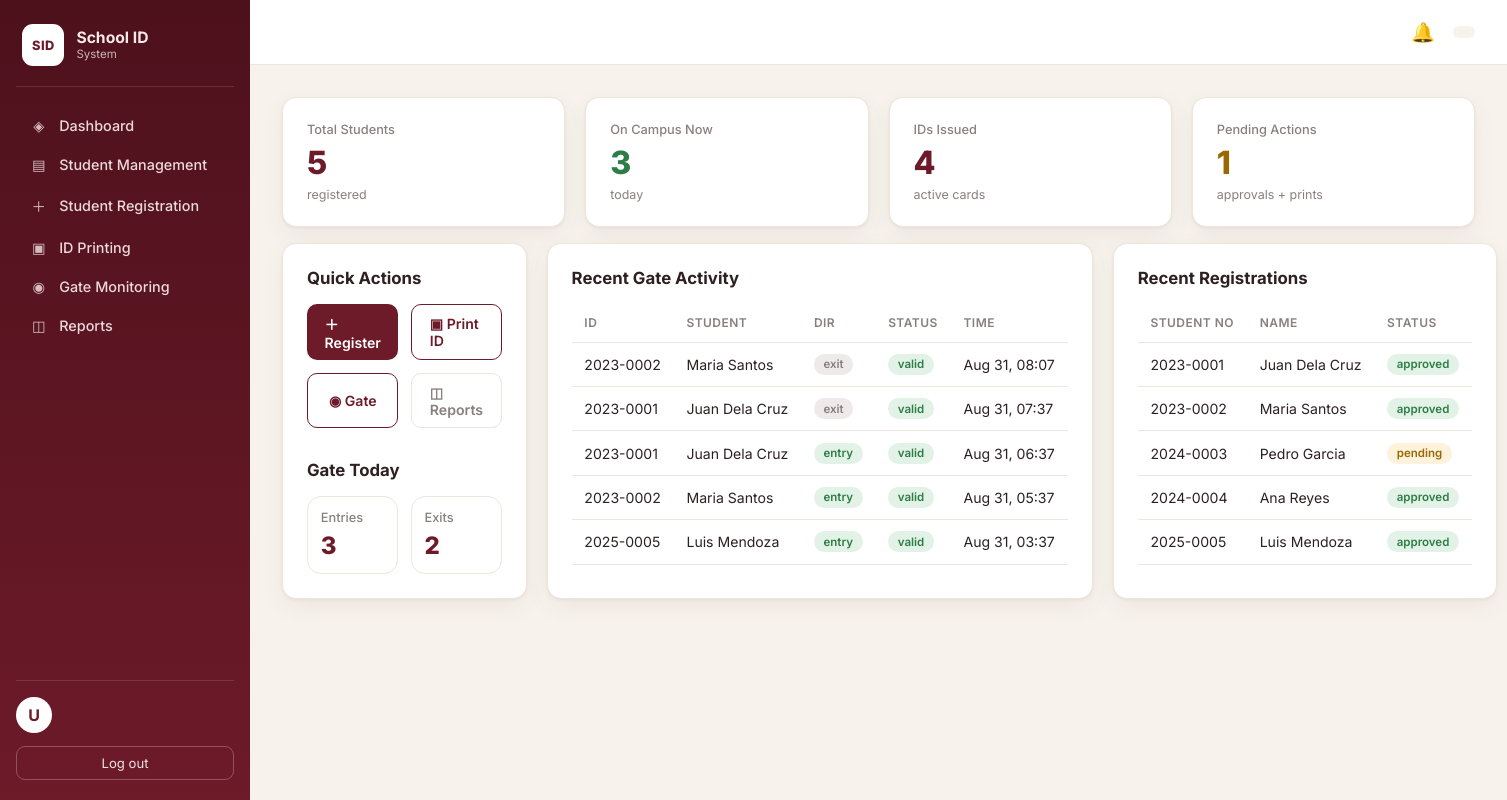
/dashboard.php (signed in), run on the app's committed database.
### tables this page shows
CREATE TABLE IF NOT EXISTS gate_logs (
  id            INT AUTO_INCREMENT PRIMARY KEY,
  student_id    INT NOT NULL,
  id_number     VARCHAR(30) NOT NULL,
  direction     ENUM('entry','exit') NOT NULL,
  scanned_at    TIMESTAMP DEFAULT CURRENT_TIMESTAMP,
  guard_id      INT,
  status        ENUM('valid','invalid','expired','blocked','unauthorized') NOT NULL DEFAULT 'valid',
  CONSTRAINT fk_log_student FOREIGN KEY (student_id) REFERENCES students(id)
                    ON DELETE CASCADE
);

CREATE TABLE IF NOT EXISTS students (
  id            INT AUTO_INCREMENT PRIMARY KEY,
  student_no    VARCHAR(30) NOT NULL UNIQUE,
  full_name     VARCHAR(150) NOT NULL,
  email         VARCHAR(150),
  phone         VARCHAR(30),
  course        VARCHAR(100),
  year_level    VARCHAR(20),
  section       VARCHAR(50),
  address       VARCHAR(255),
  photo_path    VARCHAR(255) DEFAULT NULL,
  status        ENUM('pending','approved','rejected') NOT NULL DEFAULT 'pending',
  registered_by INT,
  created_at    TIMESTAMP DEFAULT CURRENT_TIMESTAMP,
  CONSTRAINT fk_student_reg FOREIGN KEY (registered_by) REFERENCES users(id)
                    ON DELETE SET NULL
);

### includes/functions.php (called while the page is built, shortened)
<?php
require_once __DIR__ . '/config.php';
function e(?string $value): string
{
    return htmlspecialchars((string)$value, ENT_QUOTES, 'UTF-8');
}

### includes/config.php (called while the page is built, shortened)
<?php
function db(): PDO
{
    static $pdo = null;
    if ($pdo === null) {
        $dsn = 'mysql:host=' . DB_HOST . ';port=' . DB_PORT . ';dbname=' . DB_NAME . ';charset=utf8mb4';
        $pdo = new PDO($dsn, DB_USER, DB_PASS, [
            PDO::ATTR_ERRMODE => PDO::ERRMODE_EXCEPTION,
            PDO::ATTR_DEFAULT_FETCH_MODE => PDO::FETCH_ASSOC,
            PDO::ATTR_EMULATE_PREPARES => false,
        ]);
    }
    return $pdo;
}

### includes/auth.php (called while the page is built, shortened)
<?php
require_once __DIR__ . '/config.php';
function is_logged_in(): bool
{
    return isset($_SESSION['user_id']);
}
function current_user(): ?array
{
    $stmt = db()->prepare('SELECT * FROM users WHERE id = ?');
    $stmt->execute([$_SESSION['user_id']]);
    $cached = $stmt->fetch() ?: null;
    return $cached;
}
function require_login(): array
{
    return current_user();
}

### public/dashboard.php (the view, shortened to what this page needs)
<?php
require_once __DIR__ . '/../includes/auth.php';
require_once __DIR__ . '/../includes/functions.php';
$user = require_login();
$students_total   = (int)db()->query('SELECT COUNT(*) c FROM students')->fetch()['c'];
$students_in_campus = (int)db()->query("SELECT COUNT(DISTINCT student_id) c FROM gate_logs WHERE direction='entry' AND DATE(scanned_at)=CURDATE()")->fetch()['c'];
$ids_issued     = (int)db()->query('SELECT COUNT(*) c FROM school_ids')->fetch()['c'];
$pending_req    = (int)db()->query("SELECT COUNT(*) c FROM id_requests WHERE status='pending'")->fetch()['c'];
$pending_appr   = (int)db()->query("SELECT COUNT(*) c FROM students WHERE status='pending'")->fetch()['c'];
$today_entries  = (int)db()->query("SELECT COUNT(*) c FROM gate_logs WHERE direction='entry' AND DATE(scanned_at)=CURDATE()")->fetch()['c'];
$today_exits    = (int)db()->query("SELECT COUNT(*) c FROM gate_logs WHERE direction='exit' AND DATE(scanned_at)=CURDATE()")->fetch()['c'];
$recent = db()->query("SELECT gl.id_number, s.full_name, gl.direction, gl.status, gl.scanned_at
                       FROM gate_logs gl JOIN students s ON s.id = gl.student_id
                       ORDER BY gl.scanned_at DESC LIMIT 8")->fetchAll();
$recent_reg = db()->query("SELECT student_no, full_name, course, status, created_at FROM students
                           ORDER BY created_at DESC LIMIT 6")->fetchAll();
$role = $user['role'];
$can_register  = in_array($role, ['admin','registrar','id_staff'], true);
$can_gate      = in_array($role, ['admin','security_guard'], true);
$can_print     = in_array($role, ['admin','id_staff'], true);
include __DIR__ . '/../includes/header.php';
?>
<div class="grid grid-4 mb-1">
  <div class="card stat"><span class="label">Total Students</span><span class="value"><?= $students_total ?></span><span class="sub">registered</span></div>
  <div class="card stat"><span class="label">On Campus Now</span><span class="value" style="color:var(--green)"><?= $students_in_campus ?></span><span class="sub">today</span></div>
  <div class="card stat"><span class="label">IDs Issued</span><span class="value"><?= $ids_issued ?></span><span class="sub">active cards</span></div>
  <div class="card stat"><span class="label">Pending Actions</span><span class="value" style="color:var(--amber)"><?= $pending_appr + $pending_req ?></span><span class="sub">approvals + prints</span></div>
</div>
<div class="grid grid-3">
  <div class="card">
    <div class="section-title">Quick Actions</div>
    <div class="grid grid-2" style="gap:.8rem">
      <?php if ($can_register): ?><a class="btn btn-primary" href="/register.php">＋ Register</a><?php endif; ?>
      <?php if ($can_print): ?><a class="btn btn-outline" href="/id_printing.php">▣ Print ID</a><?php endif; ?>
      <?php if ($can_gate): ?><a class="btn btn-outline" href="/gate.php">◉ Gate</a><?php endif; ?>
      <a class="btn btn-ghost" href="/reports.php">◫ Reports</a>
    </div>
    <div class="mt-2">
      <div class="section-title">Gate Today</div>
      <div class="grid grid-2" style="gap:.8rem">
        <div class="card stat" style="padding:.8rem;box-shadow:none"><span class="label">Entries</span><span class="value" style="font-size:1.5rem"><?= $today_entries ?></span></div>
        <div class="card stat" style="padding:.8rem;box-shadow:none"><span class="label">Exits</span><span class="value" style="font-size:1.5rem"><?= $today_exits ?></span></div>
      </div>
    </div>
  </div>
  <div class="card">
    <div class="section-title">Recent Gate Activity</div>
    <div class="table-wrap">
      <table>
        <thead><tr><th>ID</th><th>Student</th><th>Dir</th><th>Status</th><th>Time</th></tr></thead>
        <tbody>
        <?php foreach ($recent as $r): ?>
          <tr>
            <td><?= e($r['id_number']) ?></td>
            <td><?= e($r['full_name']) ?></td>
            <td><span class="pill <?= $r['direction']==='entry'?'pill-green':'pill-gray' ?>"><?= e($r['direction']) ?></span></td>
            <td><span class="pill <?= $r['status']==='valid'?'pill-green':'pill-red' ?>"><?= e($r['status']) ?></span></td>
            <td><?= e(date('M d, H:i', strtotime($r['scanned_at']))) ?></td>
          </tr>
        <?php endforeach; ?>
        </tbody>
      </table>
    </div>
  </div>
  <div class="card">
    <div class="section-title">Recent Registrations</div>
    <div class="table-wrap">
      <table>
        <thead><tr><th>Student No</th><th>Name</th><th>Status</th></tr></thead>
        <tbody>
        <?php foreach ($recent_reg as $r): ?>
          <tr>
            <td><?= e($r['student_no']) ?></td>
            <td><?= e($r['full_name']) ?></td>
            <td><span class="pill <?= $r['status']==='approved'?'pill-green':($r['status']==='pending'?'pill-amber':'pill-red') ?>"><?= e($r['status']) ?></span></td>
          </tr>
        <?php endforeach; ?>
        </tbody>
      </table>
    </div>
  </div>
</div>
<?php include __DIR__ . '/../includes/footer.php'; ?>

### includes/header.php (shortened to what this page needs)
<?php
$__user = $__user ?? null;
$__page = $__page ?? '';
?>
<!DOCTYPE html>
<html lang="en">
<head>
<link rel="stylesheet" href="/assets/css/style.css">
</head>
<body>
<div class="app">
  <aside class="sidebar">
    <div class="brand">
      <div class="brand-logo">SID</div>
      <div>
        <div class="brand-name">School ID</div>
        <div class="brand-sub">System</div>
      </div>
    </div>
    <nav class="nav">
      <a href="/dashboard.php" class="nav-link<?= $__page==='dashboard'?' active':'' ?>">
        <span class="ico">◈</span> Dashboard</a>
      <a href="/students.php" class="nav-link<?= $__page==='students'?' active':'' ?>">
        <span class="ico">▤</span> Student Management</a>
      <a href="/register.php" class="nav-link<?= $__page==='register'?' active':'' ?>">
        <span class="ico">＋</span> Student Registration</a>
      <a href="/id_printing.php" class="nav-link<?= $__page==='id_printing'?' active':'' ?>">
        <span class="ico">▣</span> ID Printing</a>
      <a href="/gate.php" class="nav-link<?= $__page==='gate'?' active':'' ?>">
        <span class="ico">◉</span> Gate Monitoring</a>
      <a href="/reports.php" class="nav-link<?= $__page==='reports'?' active':'' ?>">
        <span class="ico">◫</span> Reports</a>
    </nav>
    <div class="sidebar-foot">
      <div class="side-user">
        <div class="avatar"><?= e(strtoupper(substr($__user['full_name'] ?? 'U',0,1))) ?></div>
      </div>
      <a href="/logout.php" class="logout">Log out</a>
    </div>
  </aside>
  <main class="main">
    <header class="topbar">
      <div class="topbar-right">
        <a href="/notifications.php" class="bell" title="Notifications">
          <span>🔔</span>
        </a>
        <div class="top-role"><?= e(role_label($__user['role'] ?? '')) ?></div>
      </div>
    </header>
    <div class="content">

### includes/footer.php (shortened to what this page needs)
    </div>
  </main>
</div>
</body>
</html>

### public/assets/css/style.css (style rules this page uses)
:root { --maroon: #6d1a29; --maroon-dark: #4d111c; --maroon-soft: #7b1f2a; --beige: #f7f3ec; --card: #ffffff; --ink: #2d2023; --muted: #8a7f7f; --line: #ece6dc; --green: #2d7d46; --red: #b3261e; --amber: #9a6700; --radius: 14px; --shadow: 0 1px 3px rgba(77,17,28,.06), 0 8px 24px rgba(77,17,28,.06); }
* { box-sizing: border-box; }
body { margin: 0; font-family: 'Inter', system-ui, sans-serif; background: var(--beige); color: var(--ink); -webkit-font-smoothing: antialiased; }
a { color: var(--maroon); text-decoration: none; }
.app { display: flex; min-height: 100vh; }
.sidebar { width: 250px; background: linear-gradient(180deg, var(--maroon-dark), var(--maroon)); color: #f5e9e9; display: flex; flex-direction: column; padding: 1.25rem 1rem; position: sticky; top: 0; height: 100vh; flex-shrink: 0; }
.brand { display: flex; align-items: center; gap: .75rem; padding: .25rem .4rem 1.25rem; border-bottom: 1px solid rgba(255,255,255,.12); margin-bottom: 1.25rem; }
.brand-logo { width: 42px; height: 42px; border-radius: 11px; background: #fff; color: var(--maroon); font-weight: 800; display: grid; place-items: center; font-size: .8rem; letter-spacing: .5px; }
.brand-name { font-weight: 700; font-size: .98rem; line-height: 1.1; }
.brand-sub { font-size: .72rem; opacity: .75; }
.nav { display: flex; flex-direction: column; gap: .15rem; flex: 1; }
.nav-link { display: flex; align-items: center; gap: .65rem; color: #ecd9db; padding: .62rem .8rem; border-radius: 10px; font-size: .9rem; font-weight: 500; transition: background .15s; }
.nav-link .ico { width: 20px; text-align: center; opacity: .85; }
.sidebar-foot { border-top: 1px solid rgba(255,255,255,.12); padding-top: 1rem; }
.side-user { display: flex; align-items: center; gap: .6rem; margin-bottom: .8rem; }
.avatar { width: 36px; height: 36px; border-radius: 50%; background: #fff; color: var(--maroon); font-weight: 700; display: grid; place-items: center; }
.logout { display: block; text-align: center; border: 1px solid rgba(255,255,255,.25); color: #f0e2e4; padding: .5rem; border-radius: 9px; font-size: .82rem; }
.main { flex: 1; display: flex; flex-direction: column; min-width: 0; }
.topbar { display: flex; align-items: center; justify-content: space-between; padding: 1.25rem 2rem; background: var(--card); border-bottom: 1px solid var(--line); }
.topbar-right { display: flex; align-items: center; gap: 1.1rem; }
.bell { position: relative; font-size: 1.2rem; }
.top-role { background: var(--beige); color: var(--maroon); font-size: .78rem; font-weight: 600; padding: .35rem .7rem; border-radius: 999px; }
.content { padding: 2rem; }
.card { background: var(--card); border: 1px solid var(--line); border-radius: var(--radius); box-shadow: var(--shadow); padding: 1.5rem; }
.grid { display: grid; gap: 1.25rem; }
.grid-4 { grid-template-columns: repeat(4, 1fr); }
.grid-3 { grid-template-columns: repeat(3, 1fr); }
.grid-2 { grid-template-columns: repeat(2, 1fr); }
.stat { display: flex; flex-direction: column; gap: .35rem; }
.stat .label { font-size: .8rem; color: var(--muted); font-weight: 500; }
.stat .value { font-size: 2rem; font-weight: 800; color: var(--maroon); }
.stat .sub { font-size: .78rem; color: var(--muted); }
.section-title { font-weight: 700; font-size: 1.05rem; margin-bottom: 1rem; }
.table-wrap { overflow-x: auto; }
table { width: 100%; border-collapse: collapse; font-size: .88rem; }
th, td { text-align: left; padding: .7rem .8rem; border-bottom: 1px solid var(--line); white-space: nowrap; }
th { color: var(--muted); font-weight: 600; font-size: .75rem; text-transform: uppercase; letter-spacing: .04em; }
.pill { display: inline-block; padding: .22rem .6rem; border-radius: 999px; font-size: .72rem; font-weight: 600; }
.pill-green { background: #e3f2e7; color: var(--green); }
.pill-amber { background: #fdf3dc; color: var(--amber); }
.pill-gray { background: #efeaea; color: var(--muted); }
.btn { display: inline-flex; align-items: center; justify-content: center; gap: .4rem; border: none; cursor: pointer; padding: .6rem 1.1rem; border-radius: 10px; font-weight: 600; font-size: .88rem; transition: filter .15s, transform .05s; font-family: inherit; }
.btn-primary { background: var(--maroon); color: #fff; }
.btn-outline { background: transparent; color: var(--maroon); border: 1.5px solid var(--maroon); }
.btn-ghost { background: transparent; color: var(--muted); border: 1px solid var(--line); }
.mt-2 { margin-top: 2rem; }
.mb-1 { margin-bottom: 1rem; }

### data on the page
gate_logs: id_number "2023-0002", student.full_name "Maria Santos", direction "exit", status "valid", scanned_at "Aug 31, 08:07"
gate_logs: id_number "2023-0001", student.full_name "Juan Dela Cruz", direction "exit", status "valid", scanned_at "Aug 31, 07:37"
gate_logs: id_number "2023-0001", student.full_name "Juan Dela Cruz", direction "entry", status "valid", scanned_at "Aug 31, 06:37"
gate_logs: id_number "2023-0002", student.full_name "Maria Santos", direction "entry", status "valid", scanned_at "Aug 31, 05:37"
gate_logs: id_number "2025-0005", student.full_name "Luis Mendoza", direction "entry", status "valid", scanned_at "Aug 31, 03:37"
students: student_no "2023-0001", full_name "Juan Dela Cruz", status "approved"
students: student_no "2023-0002", full_name "Maria Santos", status "approved"
students: student_no "2024-0003", full_name "Pedro Garcia", status "pending"
students: student_no "2024-0004", full_name "Ana Reyes", status "approved"
students: student_no "2025-0005", full_name "Luis Mendoza", status "approved"

### other printed values
substr($__user['full_name'] ?? 'U',0,1) "U"
$students_total "5"
$students_in_campus "3"
$ids_issued "4"
$pending_appr + $pending_req "1"
$today_entries "3"
$today_exits "2"
